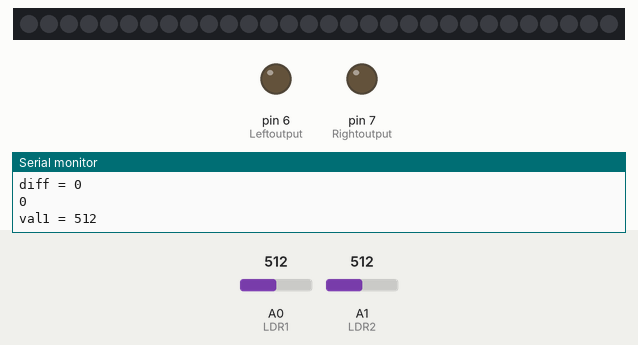
Simulated run of this sketch. Board: Arduino Uno, built with avr-gcc and run on an emulated ATmega328P. On the bench: 30 RGB LEDs in strip order, left to right, output pins drawn as LEDs (lit = HIGH), the last lines printed to the serial monitor. Inputs (shaded band) come from the test bench; at power-on: A1 (LDR2) = 512, A0 (LDR1) = 512. Dim RGB values are drawn brighter than linear.

Above: at 1.2 s.
1.3 s: A1 (LDR2) set to 665
4.3 s: A1 (LDR2) set to 693
At 4.7 s:
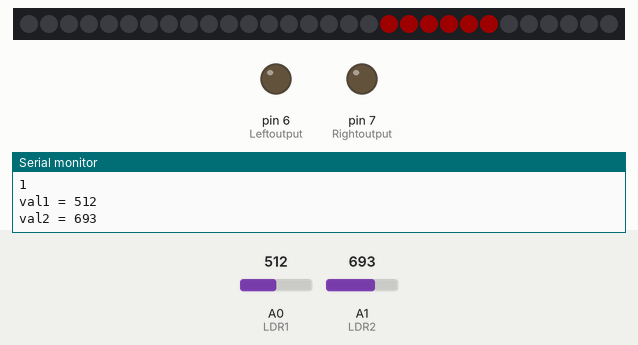
5.8 s: A1 (LDR2) set to 540
At 7.0 s:
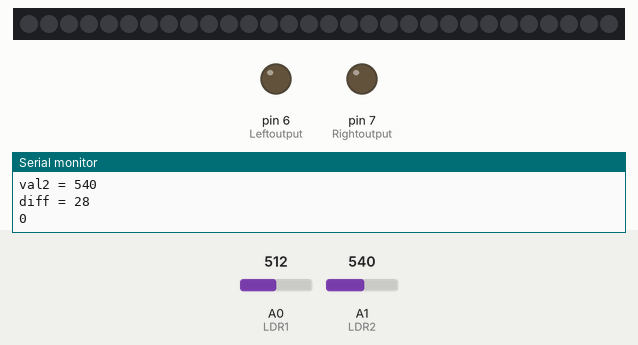
7.3 s: A1 (LDR2) set to 716
At 8.3 s:
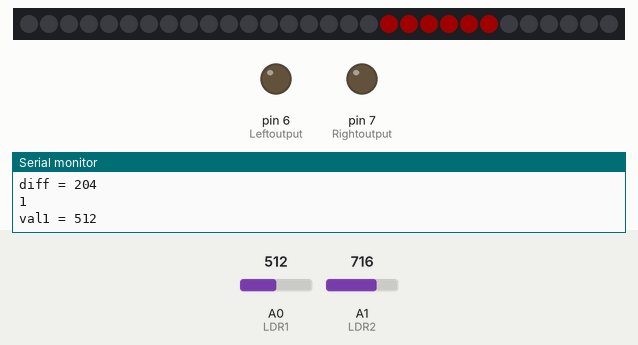
8.8 s: A0 (LDR1) set to 538
10.3 s: A0 (LDR1) set to 562
At 11.8 s:
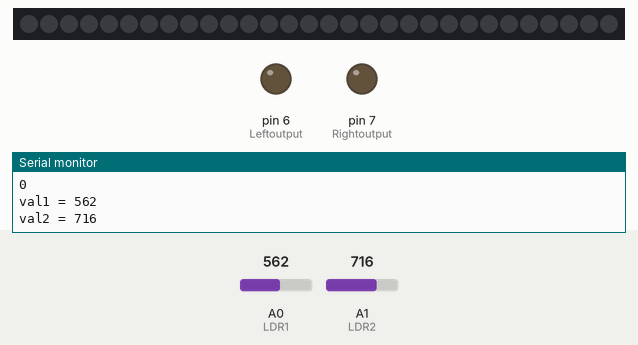
Timing chart, 0 to 12.8 s (numbered marks = the images above; inputs shaded):
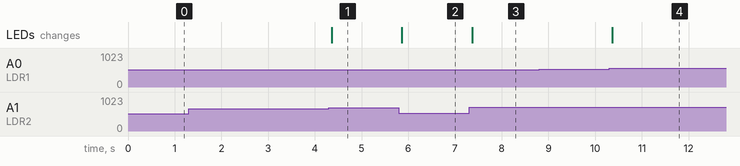

Measured:
- the behaviour switches between 682 and 683 on A1 (LDR2) (found by bisection; images 0 and 1)
- the behaviour switches between 545 and 546 on A0 (LDR1) (found by bisection; images 3 and 4)
- after the input at 4.3 s, the LEDs: change after 0.06 s (image 1)
- after the input at 5.8 s, the LEDs: change after 0.06 s (image 2)
- after the input at 7.3 s, the LEDs: change after 0.07 s (image 3)
- after the input at 10.3 s, the LEDs: change after 0.07 s (image 4)

The sketch:

voltage_divider.ino
```cpp
#include <FastLED.h>
#define NUM_LEDS 30           //  从后往前12 个灯珠
#define DATA_PIN 3              // Arduino输出控制信号引脚
#define LED_TYPE WS2813        // LED灯带型号
#define COLOR_ORDER GRB         // RGB灯珠中红色、绿色、蓝色LED的排列顺序

uint8_t max_bright = 30;       // LED亮度控制变量，可使用数值为 0 ～ 255， 数值越大则光带亮度越高

CRGB leds[NUM_LEDS];            // 建立光带leds

int LDR1 = A0; // potentiometer wiper (middle terminal) connected to analog pin 3
int LDR2 = A1;                 // outside leads to ground and +5V
int Leftoutput = 6;
int Rightoutput = 7;
int val1 = 0;  // variable to store the value read
int val2 = 0;
//bool Leftoutput = 0;
//bool Rightoutput = 0;
void setup() {
  pinMode(Leftoutput, OUTPUT);
  pinMode(Rightoutput, OUTPUT);
  Serial.begin(9600);           //  setup serial
  LEDS.addLeds<LED_TYPE, DATA_PIN, COLOR_ORDER>(leds, NUM_LEDS);  // 初始化光带
  FastLED.setBrightness(30);// 设置光带亮度
}

void loop() {
  val1 = analogRead(LDR1);  // read the input pin
  val2 = analogRead(LDR2);
  int diff = abs(val1 - val2);
  if (val1 < 550 && diff > 170) {
    fill_solid(leds + 18, 6, CRGB::Red);
    FastLED.show();
    fadeToBlackBy(leds + 24, 6, 255);
    FastLED.show();//only right red
    Serial.println("1");
    /*digitalWrite(Leftoutput, HIGH);
      digitalWrite(Rightoutput, LOW);
      FastLED.setBrightness(0);
      fill_solid(leds, 30, CRGB::White);
      FastLED.show();*/


  }
  else if (val2 < 450 && diff > 450) {
    fill_solid(leds + 24, 6, CRGB::Red);
    FastLED.show();
    fadeToBlackBy(leds + 18, 6, 255);
    FastLED.show();//only left red
    Serial.println("2");
    /*digitalWrite(Rightoutput, HIGH);
      digitalWrite(Leftoutput, LOW);
      FastLED.setBrightness(0);
      fill_solid(leds, 30, CRGB::White);
      FastLED.show();*/


  }
  else if (val2 < 440 && val1 < 540) {

    fill_solid(leds + 18, 12, CRGB::Red);
    FastLED.show();// all Red
    Serial.println("3");
    /*digitalWrite(Rightoutput, HIGH);
      digitalWrite(Leftoutput, HIGH);
      FastLED.setBrightness(0);
      fill_solid(leds, 30, CRGB::White);
      FastLED.show();*/


  }
  else if (val2 > 710 && val1 > 910) {

    fill_solid(leds + 18, 12, CRGB::White);
    FastLED.show();// all white
    Serial.println("4");
  }
  else {
    fadeToBlackBy(leds + 18, 12, 255);
    FastLED.show();//turn off
    Serial.println("0");
    /*digitalWrite(Leftoutput, LOW);
      digitalWrite(Rightoutput, LOW);
      FastLED.setBrightness(0);
      fill_solid(leds, 30, CRGB::White);
      FastLED.show();*/

  }
  Serial.print("val1 = ");
  Serial.println(val1);
  Serial.print("val2 = ");
  Serial.println(val2);
  Serial.print("diff = ");
  Serial.println(diff);

}
```
